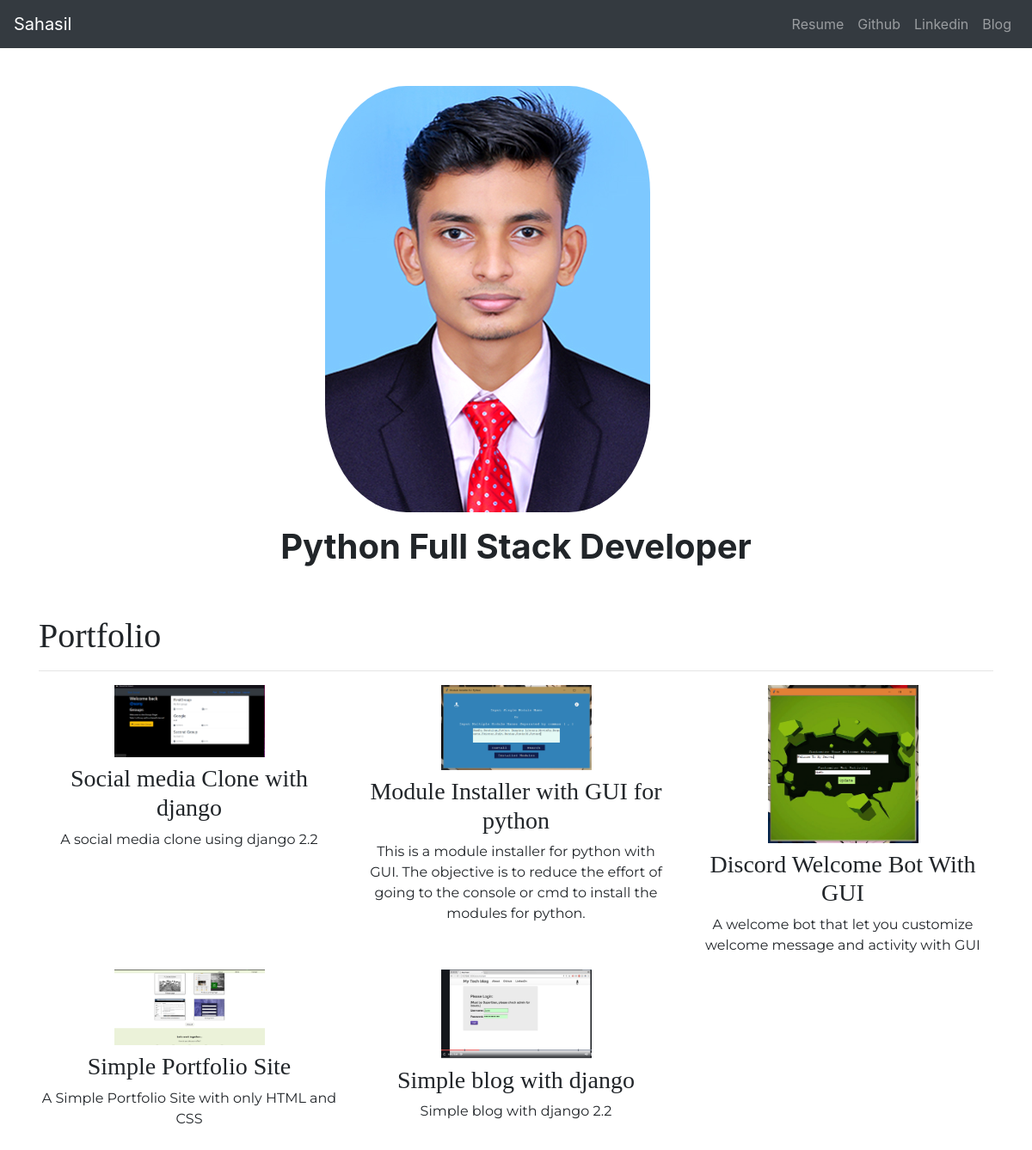
The page / on the database its author committed.
### portfolio/models.py (models this page shows)
class Project(models.Model):
    title = models.CharField(max_length=100)
    description = models.CharField(max_length=250)
    image = models.ImageField(upload_to='portfolio/images')
    url = models.URLField(blank=True)
    def __str__(self):
        return self.title

### portfolio/views.py (the view)
# urls.py: 2. Add a URL to urlpatterns:  path('', views.home, name='home')
def home(request):
    projects = Project.objects.all()
    return render(request,'portfolio/home.html',{'projects':projects})

### portfolio/templates/portfolio/home.html
{% extends "portfolio/base.html" %}
{% load static %}
{% block content %}
<div class="row justify-content-center my-3">
  <div class="col-5">
    <img class="img-fluid myimage" src="{% static 'portfolio/prof.jpg' %}" alt="no img">
  </div>
</div>
<div class="row justify-content-center mb-3">
  <div class="col-md-9 text-center">
    <h1 id="hometex" class="font-weight-bold">Python Full Stack Developer</h1>
  </div>
</div>
<h1 class="blog-title mt-5">Portfolio</h1>
<hr>
<div class="row">
  {% for project in projects %}
    <div class="col-lg-4 col-md-6">
      {% if project.url  %}
          <a href="{{project.url}}" target="_blank">
            <img src="{{project.image.url}}" alt="project_img" class="img-fluid mb-2 proimg " >
          </a>
  {% else %}
        <img src="{{project.image.url}}" alt="project_img" class="img-fluid mb-2 proimg ">
  {% endif %}
      <h3 class="prot">{{project}}</h3>
      <p class="prod">{{project.description}}</p>
</div>
{% endfor %}
</div>
{% endblock %}

### portfolio/templates/portfolio/base.html (shortened to what this page needs)
<!DOCTYPE html>
{% load static %}
<html lang="en" dir="ltr">
  <head>
    <link rel="stylesheet" href="{% static 'portfolio/custom.css' %}">
<link rel="stylesheet" href="https://cdn.jsdelivr.net/npm/bootstrap@4.6.0/dist/css/bootstrap.min.css">
  </head>
  <body>
    <nav class="navbar navbar-expand-lg navbar-dark bg-dark fixed-top">
      <ul class='navbar-nav mr-auto'>
      <li  class="nav-item"> <a href="{% url 'home' %}" class="navbar-brand mynav"> Sahasil</a> </li>
    </ul>
        <div class="collapse navbar-collapse" id="navbarSupportedContent">
          <ul class='navbar-nav ml-auto'>
              <li class="nav-item"> <a class="nav-link mynav " href="{% static 'portfolio/resume.pdf' %}" target='_blank'>Resume</a></li>
              <li class="nav-item"> <a class="nav-link mynav" href="https://github.com/SahasilAK" target='_blank'>Github</a></li>
              <li class="nav-item"> <a class="nav-link mynav  " href="https://www.linkedin.com/in/sahasil-ak/" target='_blank'>Linkedin</a></li>
              <li class="nav-item blog-link"> <a class="nav-link mynav" href="{% url 'blog:all_blogs' %}">Blog</a> </li>
          </div>
    </nav>
    <div class="container">
{% block content %}
{% endblock %}
    </div>
  </body>
</html>

### portfolio/static/portfolio/custom.css (style rules this page uses)
.blog-title { font-family: 'Lilita One', cursive; }
.myimage { border-radius: 25%; }
.proimg { display: block; width: 50%; margin-left: auto; margin-right: auto; }
.container { padding: 7% 15%; }
.prot { text-align: center; font-family: 'Lilita One', cursive; }
.prod { text-align: center; font-family: 'Montserrat', sans-serif; }

### rows shown on the page
Project: image (picture), title "Social media Clone with django", description "A social media clone using django 2.2"
Project: image (picture), title "Module Installer with GUI for python", description "This is a module installer for python with GUI. The objective is to reduce the effort of going to the console or cmd to install the modules for python."
Project: image (picture), title "Discord Welcome Bot With GUI", description "A welcome bot that let you customize welcome message and activity with GUI"
Project: image (picture), title "Simple Portfolio Site", description "A Simple Portfolio Site with only HTML and CSS"
Project: image (picture), title "Simple blog with django", description "Simple blog with django 2.2"
